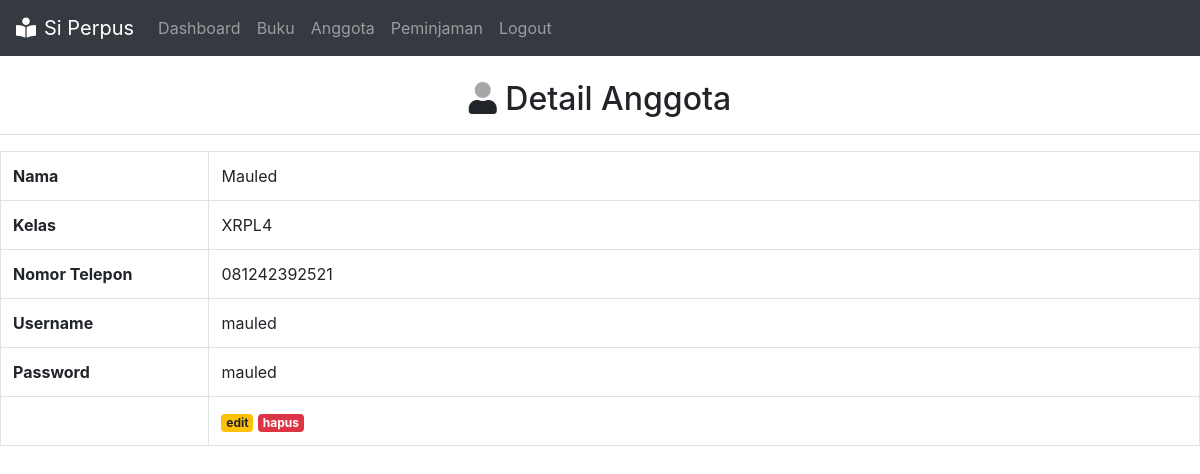
/anggota/detail.php?id_anggota=4, run on the app's committed database.
### tables this page shows
CREATE TABLE `anggota` (
  `id_anggota` int(3) NOT NULL,
  `nama` varchar(50) NOT NULL,
  `kelas` varchar(5) NOT NULL,
  `telp` varchar(13) NOT NULL,
  `username` varchar(10) NOT NULL,
  `password` varchar(10) NOT NULL,
  `id_level` int(3) DEFAULT NULL
);

### anggota/detail.php (the view)
<?php
include '../aset/header.php';
include '../koneksi.php';
$id_anggota = $_GET['id_anggota'];
$sql = "SELECT * FROM anggota where id_anggota = '$id_anggota'";
$res = mysqli_query($koneksi,$sql);
$detail = mysqli_fetch_assoc($res);
?>
<div class="countainer">
	<div class="row mt-4">
		<div class="col-md">
		<center>
			<h2><i class="fad fa-user"></i> Detail Anggota</h2>
			<hr class="bg-light">
			<table>
				<table class="table table-bordered">
					<tr>
						<td width="100px"><strong>Nama</strong></td>
						<td width="500px"><?= $detail['nama'] ?></td>
					</tr>
					<tr>
						<td width="100px"><strong>Kelas</strong></td>
						<td width="500px"><?= $detail['kelas'] ?></td>
					</tr>
					<tr>
						<td width="100px"><strong>Nomor Telepon</strong></td>
						<td width="500px"><?= $detail['telp'] ?></td>
					</tr>
					<tr>
						<td width="100px"><strong>Username</strong></td>
						<td width="500px"><?= $detail['username'] ?></td>
					</tr>
					<tr>
						<td width="100px"><strong>Password</strong></td>
						<td width="500px"><?= $detail['password'] ?></td>
					</tr>
					<tr>
						<td></td>
						<td>
							<a href="edit.php?id_anggota=<?= $detail['id_anggota']; ?>" class="badge badge-warning">edit</a>
    						<a href="hapus.php?id_anggota=<?= $detail['id_anggota']; ?>" class="badge badge-danger">hapus</a>
						</td>
					</tr>
				</table>
		</div>
	</div>
</div>
<?php
include '../aset/footer.php';
?>

### data on the page
anggota: nama "Mauled", kelas "XRPL4", telp "081242392521", username "mauled", password "mauled"
